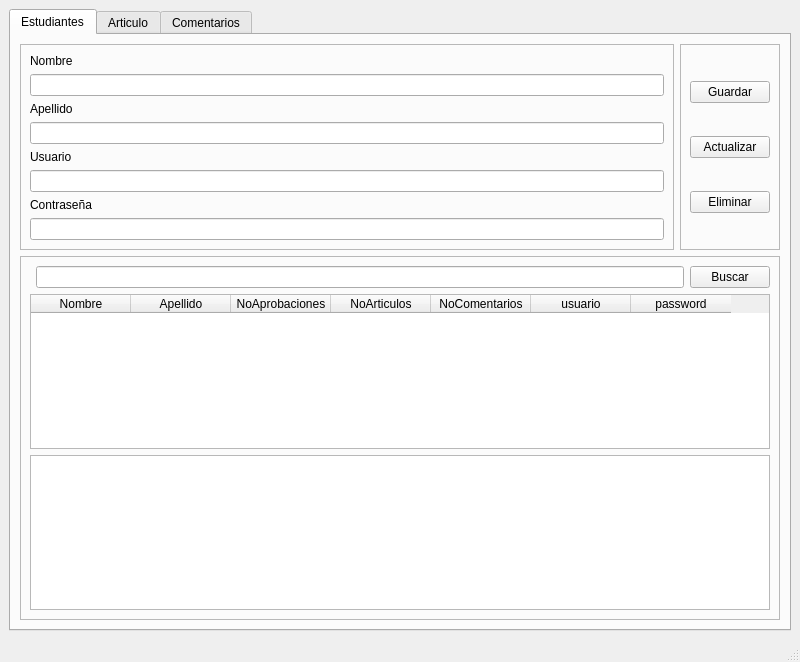
<?xml version="1.0" encoding="UTF-8"?>
<ui version="4.0">
 <class>MainWindow</class>
 <widget class="QMainWindow" name="MainWindow">
  <property name="geometry">
   <rect>
    <x>0</x>
    <y>0</y>
    <width>800</width>
    <height>662</height>
   </rect>
  </property>
  <property name="windowTitle">
   <string>MainWindow</string>
  </property>
  <widget class="QWidget" name="centralwidget">
   <layout class="QGridLayout" name="gridLayout">
    <item row="0" column="0">
     <widget class="QTabWidget" name="tabWidget">
      <property name="currentIndex">
       <number>0</number>
      </property>
      <widget class="QWidget" name="studentTab">
       <attribute name="title">
        <string>Estudiantes</string>
       </attribute>
       <layout class="QGridLayout" name="gridLayout_3">
        <item row="0" column="0">
         <widget class="QFrame" name="frame">
          <property name="frameShape">
           <enum>QFrame::StyledPanel</enum>
          </property>
          <property name="frameShadow">
           <enum>QFrame::Raised</enum>
          </property>
          <layout class="QVBoxLayout" name="verticalLayout">
           <item>
            <widget class="QLabel" name="label">
             <property name="text">
              <string>Nombre</string>
             </property>
            </widget>
           </item>
           <item>
            <widget class="QLineEdit" name="name"/>
           </item>
           <item>
            <widget class="QLabel" name="label_2">
             <property name="text">
              <string>Apellido</string>
             </property>
            </widget>
           </item>
           <item>
            <widget class="QLineEdit" name="last_name"/>
           </item>
           <item>
            <widget class="QLabel" name="label_3">
             <property name="text">
              <string>Usuario</string>
             </property>
            </widget>
           </item>
           <item>
            <widget class="QLineEdit" name="user"/>
           </item>
           <item>
            <widget class="QLabel" name="label_4">
             <property name="text">
              <string>Contraseña</string>
             </property>
            </widget>
           </item>
           <item>
            <widget class="QLineEdit" name="password"/>
           </item>
          </layout>
         </widget>
        </item>
        <item row="0" column="1">
         <widget class="QFrame" name="frame_2">
          <property name="frameShape">
           <enum>QFrame::StyledPanel</enum>
          </property>
          <property name="frameShadow">
           <enum>QFrame::Raised</enum>
          </property>
          <layout class="QVBoxLayout" name="verticalLayout_2">
           <item>
            <widget class="QPushButton" name="insertStudent">
             <property name="text">
              <string>Guardar</string>
             </property>
            </widget>
           </item>
           <item>
            <widget class="QPushButton" name="updateStudent">
             <property name="text">
              <string>Actualizar</string>
             </property>
            </widget>
           </item>
           <item>
            <widget class="QPushButton" name="deleteStudent">
             <property name="text">
              <string>Eliminar</string>
             </property>
            </widget>
           </item>
          </layout>
         </widget>
        </item>
        <item row="1" column="0" colspan="2">
         <widget class="QFrame" name="frame_3">
          <property name="frameShape">
           <enum>QFrame::StyledPanel</enum>
          </property>
          <property name="frameShadow">
           <enum>QFrame::Raised</enum>
          </property>
          <layout class="QGridLayout" name="gridLayout_2">
           <item row="1" column="1">
            <widget class="QLineEdit" name="findStudent_searchbar"/>
           </item>
           <item row="1" column="2">
            <widget class="QPushButton" name="findStudent">
             <property name="text">
              <string>Buscar</string>
             </property>
            </widget>
           </item>
           <item row="2" column="0" colspan="3">
            <widget class="QTableWidget" name="student_table">
             <column>
              <property name="text">
               <string>Nombre</string>
              </property>
             </column>
             <column>
              <property name="text">
               <string>Apellido</string>
              </property>
             </column>
             <column>
              <property name="text">
               <string>NoAprobaciones</string>
              </property>
             </column>
             <column>
              <property name="text">
               <string>NoArticulos</string>
              </property>
             </column>
             <column>
              <property name="text">
               <string>NoComentarios</string>
              </property>
             </column>
             <column>
              <property name="text">
               <string>usuario</string>
              </property>
             </column>
             <column>
              <property name="text">
               <string>password</string>
              </property>
             </column>
            </widget>
           </item>
           <item row="3" column="0" colspan="3">
            <widget class="QTextEdit" name="student_logs"/>
           </item>
          </layout>
         </widget>
        </item>
       </layout>
      </widget>
      <widget class="QWidget" name="articlesTab">
       <attribute name="title">
        <string>Articulo</string>
       </attribute>
       <layout class="QGridLayout" name="gridLayout_6">
        <item row="0" column="0">
         <widget class="QFrame" name="frame_4">
          <property name="frameShape">
           <enum>QFrame::StyledPanel</enum>
          </property>
          <property name="frameShadow">
           <enum>QFrame::Raised</enum>
          </property>
          <layout class="QVBoxLayout" name="verticalLayout_4">
           <item>
            <widget class="QLabel" name="label_9">
             <property name="text">
              <string>Título</string>
             </property>
            </widget>
           </item>
           <item>
            <widget class="QLineEdit" name="title"/>
           </item>
           <item>
            <widget class="QLabel" name="label_10">
             <property name="text">
              <string>Artículo</string>
             </property>
            </widget>
           </item>
           <item>
            <widget class="QTextEdit" name="article"/>
           </item>
           <item>
            <widget class="QLabel" name="label_11">
             <property name="text">
              <string>Autor</string>
             </property>
            </widget>
           </item>
           <item>
            <widget class="QComboBox" name="student_id"/>
           </item>
           <item>
            <widget class="QLabel" name="label_12">
             <property name="text">
              <string>Autorizador</string>
             </property>
            </widget>
           </item>
           <item>
            <widget class="QComboBox" name="student_id_auth"/>
           </item>
          </layout>
         </widget>
        </item>
        <item row="1" column="0" colspan="2">
         <widget class="QFrame" name="frame_6">
          <property name="frameShape">
           <enum>QFrame::StyledPanel</enum>
          </property>
          <property name="frameShadow">
           <enum>QFrame::Raised</enum>
          </property>
          <layout class="QGridLayout" name="gridLayout_5">
           <item row="1" column="1">
            <widget class="QLineEdit" name="findArticle_searchbar"/>
           </item>
           <item row="1" column="2">
            <widget class="QPushButton" name="findArticle">
             <property name="text">
              <string>Buscar</string>
             </property>
            </widget>
           </item>
           <item row="2" column="0" colspan="3">
            <widget class="QTableWidget" name="article_table">
             <column>
              <property name="text">
               <string>Título</string>
              </property>
             </column>
             <column>
              <property name="text">
               <string>Artículo</string>
              </property>
             </column>
             <column>
              <property name="text">
               <string>Autor</string>
              </property>
             </column>
             <column>
              <property name="text">
               <string>Autorizado</string>
              </property>
             </column>
            </widget>
           </item>
           <item row="3" column="0" colspan="3">
            <widget class="QTextEdit" name="article_logs"/>
           </item>
          </layout>
         </widget>
        </item>
        <item row="0" column="1">
         <widget class="QFrame" name="frame_5">
          <property name="frameShape">
           <enum>QFrame::StyledPanel</enum>
          </property>
          <property name="frameShadow">
           <enum>QFrame::Raised</enum>
          </property>
          <layout class="QVBoxLayout" name="verticalLayout_5">
           <item>
            <widget class="QPushButton" name="insertArticle">
             <property name="text">
              <string>Guardar</string>
             </property>
            </widget>
           </item>
           <item>
            <widget class="QPushButton" name="updateArticle">
             <property name="text">
              <string>Actualizar</string>
             </property>
            </widget>
           </item>
           <item>
            <widget class="QPushButton" name="deleteArticle">
             <property name="text">
              <string>Eliminar</string>
             </property>
            </widget>
           </item>
          </layout>
         </widget>
        </item>
       </layout>
      </widget>
      <widget class="QWidget" name="commentsTab">
       <attribute name="title">
        <string>Comentarios</string>
       </attribute>
       <layout class="QGridLayout" name="gridLayout_4">
        <item row="0" column="0">
         <widget class="QFrame" name="frame_7">
          <property name="frameShape">
           <enum>QFrame::StyledPanel</enum>
          </property>
          <property name="frameShadow">
           <enum>QFrame::Raised</enum>
          </property>
          <layout class="QVBoxLayout" name="verticalLayout_6">
           <item>
            <widget class="QLabel" name="label_13">
             <property name="text">
              <string>Articulo</string>
             </property>
            </widget>
           </item>
           <item>
            <widget class="QComboBox" name="article_2"/>
           </item>
           <item>
            <widget class="QLabel" name="label_14">
             <property name="text">
              <string>Comentario</string>
             </property>
            </widget>
           </item>
           <item>
            <widget class="QTextEdit" name="comment"/>
           </item>
           <item>
            <widget class="QLabel" name="label_15">
             <property name="text">
              <string>Autor</string>
             </property>
            </widget>
           </item>
           <item>
            <widget class="QComboBox" name="student_id_2"/>
           </item>
          </layout>
         </widget>
        </item>
        <item row="0" column="1">
         <widget class="QFrame" name="frame_8">
          <property name="frameShape">
           <enum>QFrame::StyledPanel</enum>
          </property>
          <property name="frameShadow">
           <enum>QFrame::Raised</enum>
          </property>
          <layout class="QVBoxLayout" name="verticalLayout_7">
           <item>
            <widget class="QPushButton" name="insertComment">
             <property name="text">
              <string>Guardar</string>
             </property>
            </widget>
           </item>
          </layout>
         </widget>
        </item>
        <item row="1" column="0" colspan="2">
         <widget class="QFrame" name="frame_9">
          <property name="frameShape">
           <enum>QFrame::StyledPanel</enum>
          </property>
          <property name="frameShadow">
           <enum>QFrame::Raised</enum>
          </property>
          <layout class="QGridLayout" name="gridLayout_7">
           <item row="2" column="0" colspan="2">
            <widget class="QTextEdit" name="comment_logs"/>
           </item>
           <item row="1" column="0" colspan="2">
            <widget class="QTableWidget" name="comment_table">
             <column>
              <property name="text">
               <string>Comentario</string>
              </property>
             </column>
             <column>
              <property name="text">
               <string>Artículo</string>
              </property>
             </column>
             <column>
              <property name="text">
               <string>Autor</string>
              </property>
             </column>
            </widget>
           </item>
          </layout>
         </widget>
        </item>
       </layout>
      </widget>
     </widget>
    </item>
   </layout>
  </widget>
  <widget class="QMenuBar" name="menubar">
   <property name="geometry">
    <rect>
     <x>0</x>
     <y>0</y>
     <width>800</width>
     <height>26</height>
    </rect>
   </property>
  </widget>
  <widget class="QStatusBar" name="statusbar"/>
 </widget>
 <resources/>
 <connections/>
</ui>
